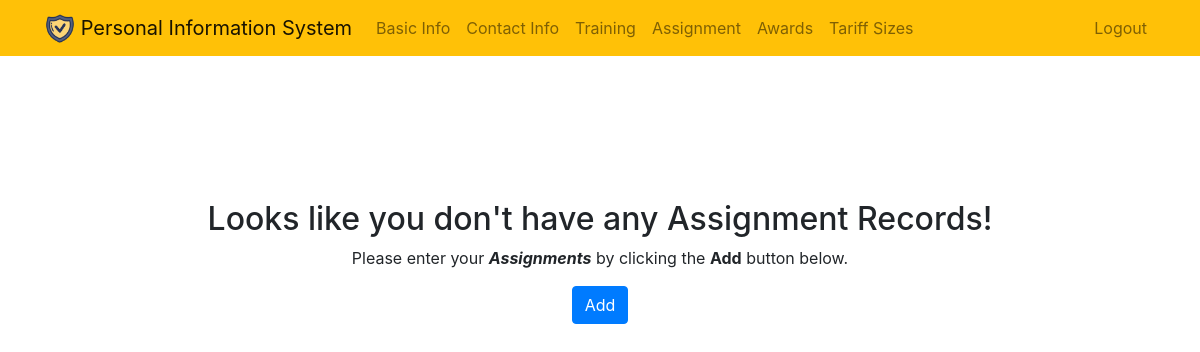
The page /assignment/view/ (signed in) on the database as committed earlier.
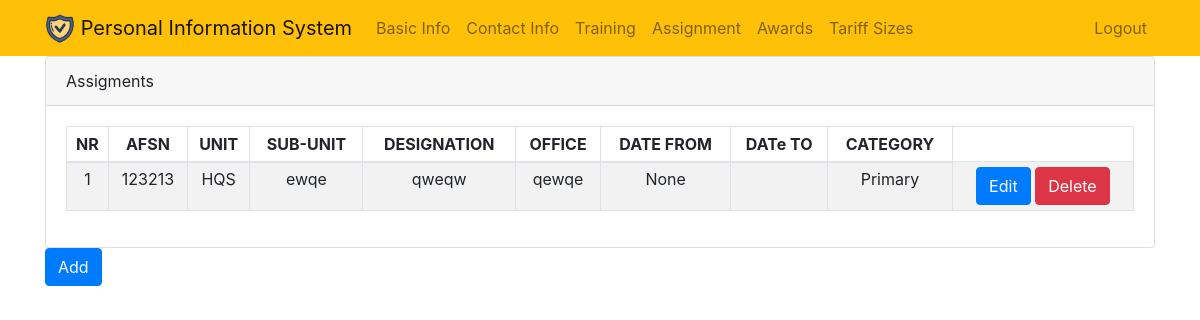
The same page on the database as committed later.
### assignment/models.py (models this page shows, shortened)
class Assignment(models.Model):
    afsn = models.CharField(max_length=100, blank=True)
    unit = models.ForeignKey(UnitList, on_delete=models.CASCADE)
    sub_unit = models.CharField(max_length=100)
    designation = models.CharField(max_length=100)
    office = models.CharField(max_length=100)
    startdate = models.DateField(null=True, blank=True)
    enddate = models.DateField(null=True, blank=True)
    category_choice = (
        ("Primary", "Primary Duty"),
        ("Additional", "Additional Duty"),
    )
    category = models.CharField(choices=category_choice, max_length=20, blank=True)
    user = models.ForeignKey(User, on_delete=models.CASCADE)

class UnitList(models.Model):
    unit = models.CharField(max_length=100)
    unitname = models.CharField(max_length=100)
    unitdescription = models.CharField(max_length=200)
    category = models.CharField(max_length=50)
    def __str__(self):
        return self.unit

### assignment/views.py (the view)
# urls.py: path('view/', views.assignmentview, name='assignmentview'),
@login_required
def assignmentview(request):
	assignments = Assignment.objects.filter(user=request.user)
	return render(request, 'assignment/assignmentview.html', {'assignments':assignments})

### assignment/templates/assignment/assignmentview.html (shortened to what this page needs)
{% extends "basic_info/base.html" %}
{% load static %}
{% block content %}
	{% if assignments %}
		<div class="row">
		    <div class="col-lg-12">
		        <div class="card">
		            <div class="card-header">
		                Assigments</div>
		            <div class="card-body">
		                <table class="table table-responsive-sm table-bordered table-striped table-sm">
		                    <thead>
		                        <tr align="center">
		                        	<th>NR</th>
		                            <th>AFSN</th>
		                            <th>UNIT</th>
		                            <th>SUB-UNIT</th>
		                            <th>DESIGNATION</th>
		                            <th>OFFICE</th>
		                            <th>DATE FROM</th>
		                            <th>DATe TO</th>
		                            <th>CATEGORY</th>
		                        </tr>
		                    </thead>
		                    <tbody>
		                        {% for assignment in assignments %}
		                            <tr align="center">
		                                <td>{{ forloop.counter }}</td>
		                                <td>{{ assignment.afsn }}</td>
		                                <td>{{ assignment.unit }}</td>
		                                <td>{{ assignment.sub_unit }}</td>
		                                <td>{{ assignment.designation }}</td>
		                                <td>{{ assignment.office }}</td>
		                                <td>{{ assignment.startdate }}</td>
		                                <td>{{ assignment.endate }}</td>
		                                <td>{{ assignment.category }}</td>
		                                <td>
		                                    <a href="{% url 'assignmentedit' assignment.id %}">
		                                        <button type="button" class="btn btn-primary">Edit</button>
		                                    </a>
		                                    <a href="{% url '#">
		                                        <button type="button" class="btn btn-danger">Delete</button>
		                                    </a>
		                                </td>
		                            </tr>
		                    </tbody>
		                </table>
		            </div>
		        </div>
		    </div>
		</div>
		<a href="{% url 'assignmentadd' %}">
			<button id="edit" type="button" class="btn btn-primary">Add</button>
		</a>
	{% else %}
		<div class="text-center">
            <br>
            <br>
            <br>
            <br>
            <br>
            <br>
                <h2>Looks like you don't have any Assignment Records! </h2>
                <p>Please enter your <b><i>Assignments</i></b> by clicking the <b>Add</b> button below.</p>
            <a role="button" class="btn btn-primary" href="{% url 'assignmentadd' %}">Add</a>
        </div>
	{% endif %}
{% endblock %}

Rows that differ between the two databases and show on the page:
added Assignment: afsn "123213", unit "HQS", sub_unit "ewqe", designation "qweqw", office "qewqe", startdate "None", category "Primary"
Other text that changed with them:
text no longer shown: "Looks like you don't have any Assignment Records! Please enter your Assignments by clicking the button below."
text now shown: "Assigments NR AFSN UNIT SUB-UNIT DESIGNATION OFFICE DATE FROM DATe TO CATEGORY"
